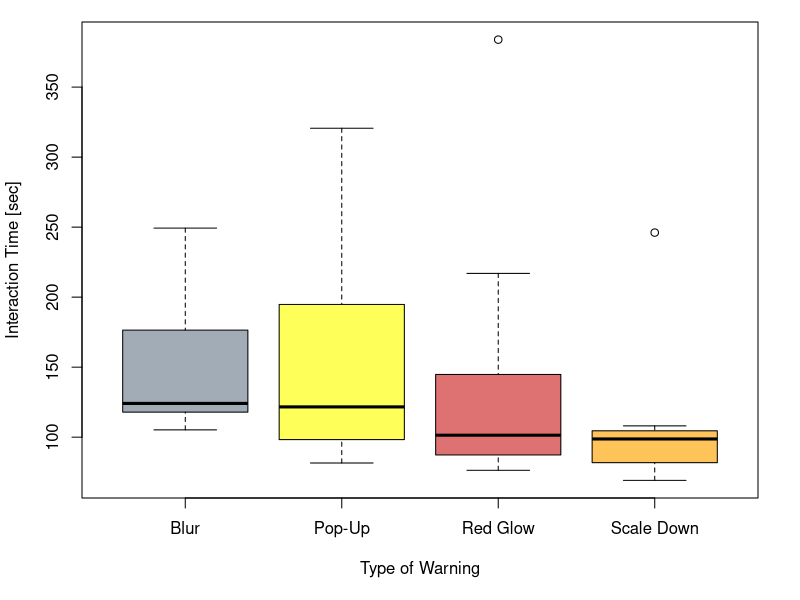

Write R code to recreate this figure.
#load relevant libraries
library (data.table) 
library(ggplot2)
library(dplyr) #### cave if also loading plyr!!!!!

####Behavioral data####
#loading csv-files
Behavioral_data<- read.csv("data/user_study_1_interaction_times.csv", sep=";")

#clean up empty rows in data table
Behavioral_data <-subset(Behavioral_data, Behavioral_data$code != "")

#####Preparation of Data#####
#use uniform labels for the same condition
Behavioral_data$warning<-ifelse(Behavioral_data$warning == "scaledown", "scaleDown",Behavioral_data$warning)

#clean up data set, only columns that we need!
Behavioral_data_tidy<-select(Behavioral_data,c("code","object","action","start_time","end_time","duration","object_group","warning")) #drop unnecessary columns

setDT(Behavioral_data_tidy) #convert data into a data table

test <-Behavioral_data_tidy[,
                            list(
                              min_start=min(as.numeric(gsub(",",".",start_time))),#from inside to outside: changes comma to point, converts start time into a number, and looks for the smallest number in start_time
                              max_end=max(as.numeric(gsub(",",".",end_time))), #from inside to outside: changes comma to point, converts end time into a number, and looks for the largest number in end_time
                              warning=setdiff(unique(warning),"no_warning")    #if there is a different value for warning than "no warning" set the variable value to that different value
                            ),
                            keyby="code"]     # do everything above for each individual participant separately.

#calculate difference between endtime (maximum) and starttime (minimum)
test$diff <- test$max_end - test$min_start

'factorize warning'
test$warning <-as.factor(test$warning)

#Boxplot for warning
pdf(file = "Rplots3.pdf",
    width=6.5, height=4)

plot(diff~warning,
     xlab = "Type of Warning",
     ylab = "Interaction Time [sec]",
     col = alpha(c("slategray","yellow","firebrick3","orange"),0.65),
     names = c("Blur","Pop-Up", "Red Glow", "Scale Down"),
     par(mar = c(5.1, 4.1, 1.1, 2.1)), #bottom, left, top, right
     data=test)

dev.off()
